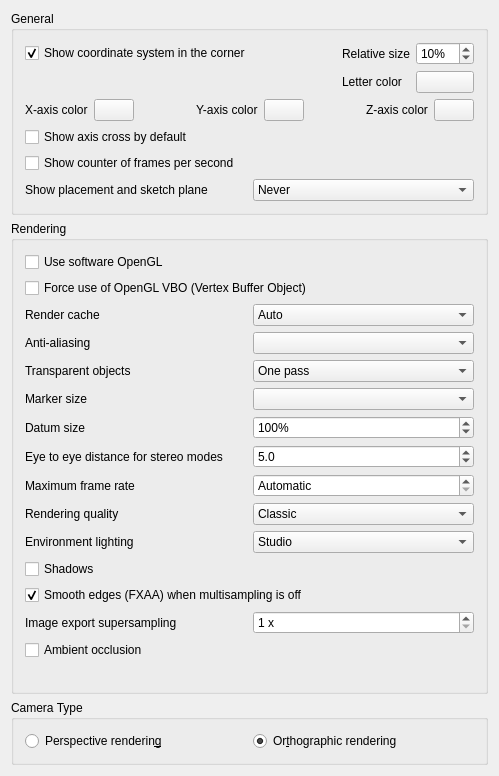
<?xml version="1.0" encoding="UTF-8"?>
<ui version="4.0">
 <class>Gui::Dialog::DlgSettings3DView</class>
 <widget class="QWidget" name="Gui::Dialog::DlgSettings3DView">
  <property name="geometry">
   <rect>
    <x>0</x>
    <y>0</y>
    <width>499</width>
    <height>708</height>
   </rect>
  </property>
  <property name="windowTitle">
   <string>3D View</string>
  </property>
  <layout class="QVBoxLayout" name="verticalLayout_2">
   <item>
    <widget class="QGroupBox" name="GroupBoxGeneral">
     <property name="enabled">
      <bool>true</bool>
     </property>
     <property name="title">
      <string>General</string>
     </property>
     <layout class="QVBoxLayout" name="verticalLayout">
      <item>
       <layout class="QGridLayout" name="gridLayoutCoord">
        <item row="0" column="0">
         <widget class="Gui::PrefCheckBox" name="CheckBox_CornerCoordSystem">
          <property name="toolTip">
           <string>Main coordinate system will always be shown in
lower right corner within opened files</string>
          </property>
          <property name="text">
           <string>Show coordinate system in the corner</string>
          </property>
          <property name="checked">
           <bool>true</bool>
          </property>
          <property name="prefEntry" stdset="0">
           <cstring>CornerCoordSystem</cstring>
          </property>
          <property name="prefPath" stdset="0">
           <cstring>View</cstring>
          </property>
         </widget>
        </item>
        <item row="0" column="1">
         <spacer name="horizontalSpacerCoord">
          <property name="orientation">
           <enum>Qt::Orientation::Horizontal</enum>
          </property>
          <property name="sizeHint" stdset="0">
           <size>
            <width>40</width>
            <height>0</height>
           </size>
          </property>
         </spacer>
        </item>
        <item row="0" column="2">
         <widget class="QLabel" name="labelCoordSize">
          <property name="text">
           <string>Relative size</string>
          </property>
          <property name="alignment">
           <set>Qt::AlignmentFlag::AlignRight|Qt::AlignmentFlag::AlignTrailing|Qt::AlignmentFlag::AlignVCenter</set>
          </property>
         </widget>
        </item>
        <item row="0" column="3">
         <widget class="Gui::PrefSpinBox" name="SpinBox_CornerCoordSystemSize">
          <property name="toolTip">
           <string>Size of main coordinate system representation
in the corner in % of height/width of the viewport</string>
          </property>
          <property name="suffix">
           <string notr="true">%</string>
          </property>
          <property name="minimum">
           <number>2</number>
          </property>
          <property name="maximum">
           <number>100</number>
          </property>
          <property name="value">
           <number>10</number>
          </property>
          <property name="prefEntry" stdset="0">
           <cstring>CornerCoordSystemSize</cstring>
          </property>
          <property name="prefPath" stdset="0">
           <cstring>View</cstring>
          </property>
         </widget>
        </item>
        <item row="1" column="2">
         <widget class="QLabel" name="axisLetterColorLabel">
          <property name="text">
           <string>Letter color</string>
          </property>
         </widget>
        </item>
        <item row="1" column="3">
         <widget class="Gui::PrefColorButton" name="axisLetterColor">
          <property name="toolTip">
           <string>Axis letter and FPS counter color</string>
          </property>
          <property name="color">
           <color>
            <red>0</red>
            <green>0</green>
            <blue>0</blue>
           </color>
          </property>
          <property name="prefEntry" stdset="0">
           <cstring>AxisLetterColor</cstring>
          </property>
          <property name="prefPath" stdset="0">
           <cstring>View</cstring>
          </property>
         </widget>
        </item>
       </layout>
      </item>
      <item>
       <layout class="QHBoxLayout" name="horizontalLayout_2">
        <item>
         <widget class="QLabel" name="xAxisLabel">
          <property name="text">
           <string>X-axis color</string>
          </property>
         </widget>
        </item>
        <item>
         <widget class="Gui::PrefColorButton" name="xAxisColor">
          <property name="text">
           <string/>
          </property>
          <property name="color">
           <color>
            <red>204</red>
            <green>51</green>
            <blue>51</blue>
           </color>
          </property>
          <property name="prefEntry" stdset="0">
           <cstring>AxisXColor</cstring>
          </property>
          <property name="prefPath" stdset="0">
           <cstring>View</cstring>
          </property>
         </widget>
        </item>
        <item>
         <spacer name="horizontalSpacer_2">
          <property name="orientation">
           <enum>Qt::Orientation::Horizontal</enum>
          </property>
          <property name="sizeHint" stdset="0">
           <size>
            <width>40</width>
            <height>20</height>
           </size>
          </property>
         </spacer>
        </item>
        <item>
         <widget class="QLabel" name="yAxisLabel">
          <property name="text">
           <string>Y-axis color</string>
          </property>
         </widget>
        </item>
        <item>
         <widget class="Gui::PrefColorButton" name="yAxisColor">
          <property name="text">
           <string/>
          </property>
          <property name="color">
           <color>
            <red>51</red>
            <green>204</green>
            <blue>51</blue>
           </color>
          </property>
          <property name="prefEntry" stdset="0">
           <cstring>AxisYColor</cstring>
          </property>
          <property name="prefPath" stdset="0">
           <cstring>View</cstring>
          </property>
         </widget>
        </item>
        <item>
         <spacer name="horizontalSpacer_3">
          <property name="orientation">
           <enum>Qt::Orientation::Horizontal</enum>
          </property>
          <property name="sizeHint" stdset="0">
           <size>
            <width>40</width>
            <height>20</height>
           </size>
          </property>
         </spacer>
        </item>
        <item>
         <widget class="QLabel" name="zAxisLabel">
          <property name="text">
           <string>Z-axis color</string>
          </property>
         </widget>
        </item>
        <item>
         <widget class="Gui::PrefColorButton" name="zAxisColor">
          <property name="text">
           <string/>
          </property>
          <property name="color">
           <color>
            <red>51</red>
            <green>51</green>
            <blue>204</blue>
           </color>
          </property>
          <property name="prefEntry" stdset="0">
           <cstring>AxisZColor</cstring>
          </property>
          <property name="prefPath" stdset="0">
           <cstring>View</cstring>
          </property>
         </widget>
        </item>
       </layout>
      </item>
      <item>
       <widget class="Gui::PrefCheckBox" name="CheckBox_ShowAxisCross">
        <property name="toolTip">
         <string>Axis cross will be shown by default at file
opening or creation</string>
        </property>
        <property name="text">
         <string>Show axis cross by default</string>
        </property>
        <property name="prefEntry" stdset="0">
         <cstring>ShowAxisCross</cstring>
        </property>
        <property name="prefPath" stdset="0">
         <cstring>View</cstring>
        </property>
       </widget>
      </item>
      <item>
       <widget class="Gui::PrefCheckBox" name="CheckBox_ShowFPS">
        <property name="toolTip">
         <string>Time needed for last operation and resulting frame rate
will be shown at the lower left corner in opened files</string>
        </property>
        <property name="text">
         <string>Show counter of frames per second</string>
        </property>
        <property name="prefEntry" stdset="0">
         <cstring>ShowFPS</cstring>
        </property>
        <property name="prefPath" stdset="0">
         <cstring>View</cstring>
        </property>
       </widget>
      </item>
      <item>
       <layout class="QHBoxLayout" name="horizontalLayoutShowPlacement">
        <item>
         <widget class="QLabel" name="showPlacementLabel">
          <property name="text">
           <string>Show placement and sketch plane</string>
          </property>
         </widget>
        </item>
        <item>
         <widget class="Gui::PrefComboBox" name="comboShowPlacement">
          <property name="minimumSize">
           <size>
            <width>120</width>
            <height>0</height>
           </size>
          </property>
          <property name="toolTip">
           <string>When the placement of objects and the plane of sketches and other 2D objects
are shown in the 3D view, without changing their 'Show Placement' and
'Show Plane' properties. Objects whose property is true are always shown.</string>
          </property>
          <property name="prefEntry" stdset="0">
           <cstring>ShowPlacementOnSelection</cstring>
          </property>
          <property name="prefPath" stdset="0">
           <cstring>View</cstring>
          </property>
          <item>
           <property name="text">
            <string>Never</string>
           </property>
          </item>
          <item>
           <property name="text">
            <string>On selection</string>
           </property>
          </item>
          <item>
           <property name="text">
            <string>On preselection and selection</string>
           </property>
          </item>
         </widget>
        </item>
       </layout>
      </item>
     </layout>
    </widget>
   </item>
   <item>
    <widget class="QGroupBox" name="GroupBox12">
     <property name="enabled">
      <bool>true</bool>
     </property>
     <property name="title">
      <string>Rendering</string>
     </property>
     <layout class="QVBoxLayout" name="verticalLayout_3">
      <item>
       <widget class="Gui::PrefCheckBox" name="CheckBox_use_SW_OpenGL">
        <property name="toolTip">
         <string>This option is useful for troubleshooting graphics card and driver problems.
Changing this option requires a restart of the application.</string>
        </property>
        <property name="text">
         <string>Use software OpenGL</string>
        </property>
        <property name="prefEntry" stdset="0">
         <cstring>UseSoftwareOpenGL</cstring>
        </property>
        <property name="prefPath" stdset="0">
         <cstring>OpenGL</cstring>
        </property>
       </widget>
      </item>
      <item>
       <widget class="Gui::PrefCheckBox" name="CheckBox_useVBO">
        <property name="toolTip">
         <string>A VBO is an OpenGL feature that enables uploading geometry data
to the graphics card, and is how efficient 3D rendering is done
on modern hardware.
This feature might not be used by default if you are running old
hardware or drivers. By selecting this option its usage will be
forcibly enabled.

Note: Turning this on is typically not required. If you do,
remember to report this setting as enabled when seeking support.</string>
        </property>
        <property name="text">
         <string>Force use of OpenGL VBO (Vertex Buffer Object)</string>
        </property>
        <property name="prefEntry" stdset="0">
         <cstring>UseVBO</cstring>
        </property>
        <property name="prefPath" stdset="0">
         <cstring>View</cstring>
        </property>
       </widget>
      </item>
      <item>
       <layout class="QGridLayout" name="gridLayout">
        <item row="0" column="0">
         <widget class="QLabel" name="renderCacheLabel">
          <property name="text">
           <string>Render cache</string>
          </property>
         </widget>
        </item>
        <item row="5" column="0">
         <widget class="QLabel" name="textLabel1">
          <property name="text">
           <string>Eye to eye distance for stereo modes</string>
          </property>
         </widget>
        </item>
        <item row="0" column="1">
         <widget class="QComboBox" name="renderCache">
          <property name="minimumSize">
           <size>
            <width>120</width>
            <height>0</height>
           </size>
          </property>
          <property name="toolTip">
           <string>'Render caching' is another way to say 'Rendering acceleration'.
There are 3 options available to achieve this:
1) 'Auto' (default), let Coin3D decide where to cache.
2) 'Distributed', manually turn on cache for all view provider root node.
3) 'Centralized', manually turn off cache in all nodes of all view provider, and
only cache at the scene graph root node. This offers the fastest rendering speed
but slower response to any scene changes.</string>
          </property>
          <property name="currentIndex">
           <number>0</number>
          </property>
          <item>
           <property name="text">
            <string>Auto</string>
           </property>
          </item>
          <item>
           <property name="text">
            <string>Distributed</string>
           </property>
          </item>
          <item>
           <property name="text">
            <string>Centralized</string>
           </property>
          </item>
         </widget>
        </item>
        <item row="1" column="1">
         <widget class="QComboBox" name="comboAliasing">
          <property name="minimumSize">
           <size>
            <width>120</width>
            <height>0</height>
           </size>
          </property>
          <property name="toolTip">
           <string>Method of multisample anti-aliasing</string>
          </property>
         </widget>
        </item>
        <item row="1" column="0">
         <widget class="QLabel" name="aliasingLAbel">
          <property name="text">
           <string>Anti-aliasing</string>
          </property>
         </widget>
        </item>
        <item row="5" column="1">
         <widget class="Gui::PrefDoubleSpinBox" name="FloatSpinBox_EyeDistance">
          <property name="minimumSize">
           <size>
            <width>120</width>
            <height>0</height>
           </size>
          </property>
          <property name="toolTip">
           <string>Eye-to-eye distance used for stereo projections.
The specified value is a factor that will be multiplied with the
bounding box size of the 3D object that is currently displayed.</string>
          </property>
          <property name="decimals">
           <number>1</number>
          </property>
          <property name="minimum">
           <double>0.100000000000000</double>
          </property>
          <property name="maximum">
           <double>1000.000000000000000</double>
          </property>
          <property name="singleStep">
           <double>2.000000000000000</double>
          </property>
          <property name="value">
           <double>5.000000000000000</double>
          </property>
          <property name="prefEntry" stdset="0">
           <cstring>EyeDistance</cstring>
          </property>
          <property name="prefPath" stdset="0">
           <cstring>View</cstring>
          </property>
         </widget>
        </item>
        <item row="2" column="1">
         <widget class="Gui::PrefComboBox" name="comboTransparentRender">
          <property name="minimumSize">
           <size>
            <width>120</width>
            <height>0</height>
           </size>
          </property>
          <property name="toolTip">
           <string>Render types of transparent objects</string>
          </property>
          <property name="prefEntry" stdset="0">
           <cstring>TransparentObjectRenderType</cstring>
          </property>
          <property name="prefPath" stdset="0">
           <cstring>View</cstring>
          </property>
          <item>
           <property name="text">
            <string>One pass</string>
           </property>
          </item>
          <item>
           <property name="text">
            <string>Backface pass</string>
           </property>
          </item>
         </widget>
        </item>
        <item row="2" column="0">
         <widget class="QLabel" name="transparentRenderLabel">
          <property name="toolTip">
           <string/>
          </property>
          <property name="text">
           <string>Transparent objects</string>
          </property>
         </widget>
        </item>
        <item row="3" column="0">
         <widget class="QLabel" name="markerSizeLabel">
          <property name="toolTip">
           <string/>
          </property>
          <property name="text">
           <string>Marker size</string>
          </property>
         </widget>
        </item>
        <item row="3" column="1">
         <widget class="QComboBox" name="boxMarkerSize">
          <property name="minimumSize">
           <size>
            <width>120</width>
            <height>0</height>
           </size>
          </property>
          <property name="toolTip">
           <string>Size of vertices in the Sketcher, TechDraw and other workbenches</string>
          </property>
         </widget>
        </item>
        <item row="4" column="0">
         <widget class="QLabel" name="markerSizeLabel_2">
          <property name="toolTip">
           <string/>
          </property>
          <property name="text">
           <string>Datum size</string>
          </property>
         </widget>
        </item>
        <item row="4" column="1">
         <widget class="Gui::PrefDoubleSpinBox" name="FloatSpinBox_DatumScale">
          <property name="minimumSize">
           <size>
            <width>120</width>
            <height>0</height>
           </size>
          </property>
          <property name="toolTip">
           <string>Size of core datum objects</string>
          </property>
          <property name="suffix">
           <string>%</string>
          </property>
          <property name="decimals">
           <number>0</number>
          </property>
          <property name="minimum">
           <double>0.000000000000000</double>
          </property>
          <property name="maximum">
           <double>400.000000000000000</double>
          </property>
          <property name="singleStep">
           <double>5.000000000000000</double>
          </property>
          <property name="value">
           <double>100.000000000000000</double>
          </property>
          <property name="prefEntry" stdset="0">
           <cstring>DatumScale</cstring>
          </property>
          <property name="prefPath" stdset="0">
           <cstring>View</cstring>
          </property>
         </widget>
        </item>
        <item row="6" column="0">
         <widget class="QLabel" name="maxFrameRateLabel">
          <property name="text">
           <string>Maximum frame rate</string>
          </property>
         </widget>
        </item>
        <item row="6" column="1">
         <widget class="Gui::PrefSpinBox" name="SpinBox_MaxFrameRate">
          <property name="minimumSize">
           <size>
            <width>120</width>
            <height>0</height>
           </size>
          </property>
          <property name="toolTip">
           <string>Upper limit on how often the 3D view is redrawn.
'Automatic' follows the refresh rate of the display, since drawing
faster than the display can show only wastes graphics card work.
Set to 0 to redraw as fast as the graphics driver allows.</string>
          </property>
          <property name="specialValueText">
           <string>Automatic</string>
          </property>
          <property name="suffix">
           <string> FPS</string>
          </property>
          <property name="minimum">
           <number>-1</number>
          </property>
          <property name="maximum">
           <number>1000</number>
          </property>
          <property name="value">
           <number>-1</number>
          </property>
          <property name="prefEntry" stdset="0">
           <cstring>MaxFrameRate</cstring>
          </property>
          <property name="prefPath" stdset="0">
           <cstring>View</cstring>
          </property>
         </widget>
        </item>
        <item row="7" column="0">
         <widget class="QLabel" name="renderQualityLabel">
          <property name="text">
           <string>Rendering quality</string>
          </property>
         </widget>
        </item>
        <item row="7" column="1">
         <widget class="Gui::PrefComboBox" name="comboRenderQuality">
          <property name="minimumSize">
           <size>
            <width>120</width>
            <height>0</height>
           </size>
          </property>
          <property name="toolTip">
           <string>'Classic' is the traditional OpenGL lighting.
'Enhanced' shades the faces of shapes and meshes with a physically based
looking lighting and a soft environment light. Edges, points, text and
selection colors are not changed. It needs OpenGL 2.0 with GLSL 1.20 and falls
back to 'Classic' automatically when the graphics driver cannot run it.
The environment variable FC_RENDER_CLASSIC=1 always forces 'Classic'.</string>
          </property>
          <property name="prefEntry" stdset="0">
           <cstring>RenderQuality</cstring>
          </property>
          <property name="prefPath" stdset="0">
           <cstring>View</cstring>
          </property>
          <item>
           <property name="text">
            <string>Classic</string>
           </property>
          </item>
          <item>
           <property name="text">
            <string>Enhanced</string>
           </property>
          </item>
         </widget>
        </item>
        <item row="8" column="0">
         <widget class="QLabel" name="renderEnvironmentLabel">
          <property name="text">
           <string>Environment lighting</string>
          </property>
         </widget>
        </item>
        <item row="8" column="1">
         <widget class="Gui::PrefComboBox" name="comboRenderEnvironment">
          <property name="minimumSize">
           <size>
            <width>120</width>
            <height>0</height>
           </size>
          </property>
          <property name="toolTip">
           <string>Soft environment light used by the 'Enhanced' rendering quality.
It follows the camera, like the headlight.</string>
          </property>
          <property name="prefEntry" stdset="0">
           <cstring>RenderEnvironment</cstring>
          </property>
          <property name="prefPath" stdset="0">
           <cstring>View</cstring>
          </property>
          <item>
           <property name="text">
            <string>Studio</string>
           </property>
          </item>
          <item>
           <property name="text">
            <string>Neutral</string>
           </property>
          </item>
          <item>
           <property name="text">
            <string>Interior</string>
           </property>
          </item>
         </widget>
        </item>
        <item row="9" column="0" colspan="2">
         <widget class="Gui::PrefCheckBox" name="CheckBox_RenderShadows">
          <property name="toolTip">
           <string>Soft shadows cast by a fixed light above the model ('Enhanced' rendering quality only).
The shadows stay in place while the view is rotated. They need framebuffer objects and depth
textures, and are switched off automatically when the graphics driver cannot provide them.</string>
          </property>
          <property name="text">
           <string>Shadows</string>
          </property>
          <property name="prefEntry" stdset="0">
           <cstring>RenderShadows</cstring>
          </property>
          <property name="prefPath" stdset="0">
           <cstring>View</cstring>
          </property>
         </widget>
        </item>
        <item row="10" column="0" colspan="2">
         <widget class="Gui::PrefCheckBox" name="CheckBox_RenderFxaa">
          <property name="toolTip">
           <string>Smooth jagged edges with FXAA ('Enhanced' rendering quality only).
It is used when multisample anti-aliasing is off; with multisampling on, the
hardware anti-aliasing is kept unchanged.</string>
          </property>
          <property name="text">
           <string>Smooth edges (FXAA) when multisampling is off</string>
          </property>
          <property name="checked">
           <bool>true</bool>
          </property>
          <property name="prefEntry" stdset="0">
           <cstring>RenderFxaa</cstring>
          </property>
          <property name="prefPath" stdset="0">
           <cstring>View</cstring>
          </property>
         </widget>
        </item>
        <item row="11" column="0">
         <widget class="QLabel" name="renderSupersamplingLabel">
          <property name="text">
           <string>Image export supersampling</string>
          </property>
         </widget>
        </item>
        <item row="11" column="1">
         <widget class="Gui::PrefSpinBox" name="SpinBox_RenderExportSupersampling">
          <property name="toolTip">
           <string>'Enhanced' rendering quality only: saved images are rendered this many times
larger and filtered down, for smoother edges. Lines and markers get thinner by the same factor.</string>
          </property>
          <property name="suffix">
           <string notr="true"> x</string>
          </property>
          <property name="minimum">
           <number>1</number>
          </property>
          <property name="maximum">
           <number>4</number>
          </property>
          <property name="value">
           <number>1</number>
          </property>
          <property name="prefEntry" stdset="0">
           <cstring>RenderExportSupersampling</cstring>
          </property>
          <property name="prefPath" stdset="0">
           <cstring>View</cstring>
          </property>
         </widget>
        </item>
        <item row="12" column="0" colspan="2">
         <widget class="Gui::PrefCheckBox" name="CheckBox_RenderAmbientOcclusion">
          <property name="toolTip">
           <string>Darken creases, corners and contact areas of faces with screen-space ambient
occlusion ('Enhanced' rendering quality only). It is computed when the view stops
moving, and left out while rotating, panning or zooming.</string>
          </property>
          <property name="text">
           <string>Ambient occlusion</string>
          </property>
          <property name="prefEntry" stdset="0">
           <cstring>RenderAmbientOcclusion</cstring>
          </property>
          <property name="prefPath" stdset="0">
           <cstring>View</cstring>
          </property>
         </widget>
        </item>
        <item row="13" column="0" colspan="2">
         <widget class="QLabel" name="renderQualityStatus">
          <property name="text">
           <string notr="true"/>
          </property>
          <property name="wordWrap">
           <bool>true</bool>
          </property>
         </widget>
        </item>
       </layout>
      </item>
     </layout>
    </widget>
   </item>
   <item>
    <widget class="QGroupBox" name="groupBoxCamera">
     <property name="title">
      <string>Camera Type</string>
     </property>
     <layout class="QGridLayout" name="gridLayout1">
      <property name="leftMargin">
       <number>11</number>
      </property>
      <property name="topMargin">
       <number>11</number>
      </property>
      <property name="rightMargin">
       <number>11</number>
      </property>
      <property name="bottomMargin">
       <number>11</number>
      </property>
      <property name="spacing">
       <number>6</number>
      </property>
      <item row="0" column="0">
       <widget class="Gui::PrefRadioButton" name="radioPerspective">
        <property name="toolTip">
         <string>Objects will appear in a perspective projection</string>
        </property>
        <property name="text">
         <string>Perspective renderin&amp;g</string>
        </property>
        <property name="prefEntry" stdset="0">
         <cstring>Perspective</cstring>
        </property>
        <property name="prefPath" stdset="0">
         <cstring>View</cstring>
        </property>
       </widget>
      </item>
      <item row="0" column="1">
       <widget class="Gui::PrefRadioButton" name="radioOrthographic">
        <property name="toolTip">
         <string>Objects will be in orthographic projection</string>
        </property>
        <property name="text">
         <string>Or&amp;thographic rendering</string>
        </property>
        <property name="checked">
         <bool>true</bool>
        </property>
        <property name="prefEntry" stdset="0">
         <cstring>Orthographic</cstring>
        </property>
        <property name="prefPath" stdset="0">
         <cstring>View</cstring>
        </property>
       </widget>
      </item>
     </layout>
    </widget>
   </item>
   <item>
    <spacer>
     <property name="orientation">
      <enum>Qt::Orientation::Vertical</enum>
     </property>
     <property name="sizeHint" stdset="0">
      <size>
       <width>455</width>
       <height>16</height>
      </size>
     </property>
    </spacer>
   </item>
  </layout>
 </widget>
 <layoutdefault spacing="6" margin="11"/>
 <customwidgets>
  <customwidget>
   <class>Gui::ColorButton</class>
   <extends>QPushButton</extends>
   <header>Gui/Widgets.h</header>
  </customwidget>
  <customwidget>
   <class>Gui::PrefSpinBox</class>
   <extends>QSpinBox</extends>
   <header>Gui/PrefWidgets.h</header>
  </customwidget>
  <customwidget>
   <class>Gui::PrefColorButton</class>
   <extends>Gui::ColorButton</extends>
   <header>Gui/PrefWidgets.h</header>
  </customwidget>
  <customwidget>
   <class>Gui::PrefRadioButton</class>
   <extends>QRadioButton</extends>
   <header>Gui/PrefWidgets.h</header>
  </customwidget>
  <customwidget>
   <class>Gui::PrefCheckBox</class>
   <extends>QCheckBox</extends>
   <header>Gui/PrefWidgets.h</header>
  </customwidget>
  <customwidget>
   <class>Gui::PrefComboBox</class>
   <extends>QComboBox</extends>
   <header>Gui/PrefWidgets.h</header>
  </customwidget>
  <customwidget>
   <class>Gui::PrefDoubleSpinBox</class>
   <extends>QDoubleSpinBox</extends>
   <header>Gui/PrefWidgets.h</header>
  </customwidget>
 </customwidgets>
 <resources/>
 <connections>
  <connection>
   <sender>CheckBox_CornerCoordSystem</sender>
   <signal>toggled(bool)</signal>
   <receiver>SpinBox_CornerCoordSystemSize</receiver>
   <slot>setEnabled(bool)</slot>
   <hints>
    <hint type="sourcelabel">
     <x>20</x>
     <y>20</y>
    </hint>
    <hint type="destinationlabel">
     <x>20</x>
     <y>20</y>
    </hint>
   </hints>
  </connection>
  <connection>
   <sender>CheckBox_CornerCoordSystem</sender>
   <signal>toggled(bool)</signal>
   <receiver>axisLetterColor</receiver>
   <slot>setEnabled(bool)</slot>
   <hints>
    <hint type="sourcelabel">
     <x>20</x>
     <y>20</y>
    </hint>
    <hint type="destinationlabel">
     <x>20</x>
     <y>20</y>
    </hint>
   </hints>
  </connection>
 </connections>
</ui>
